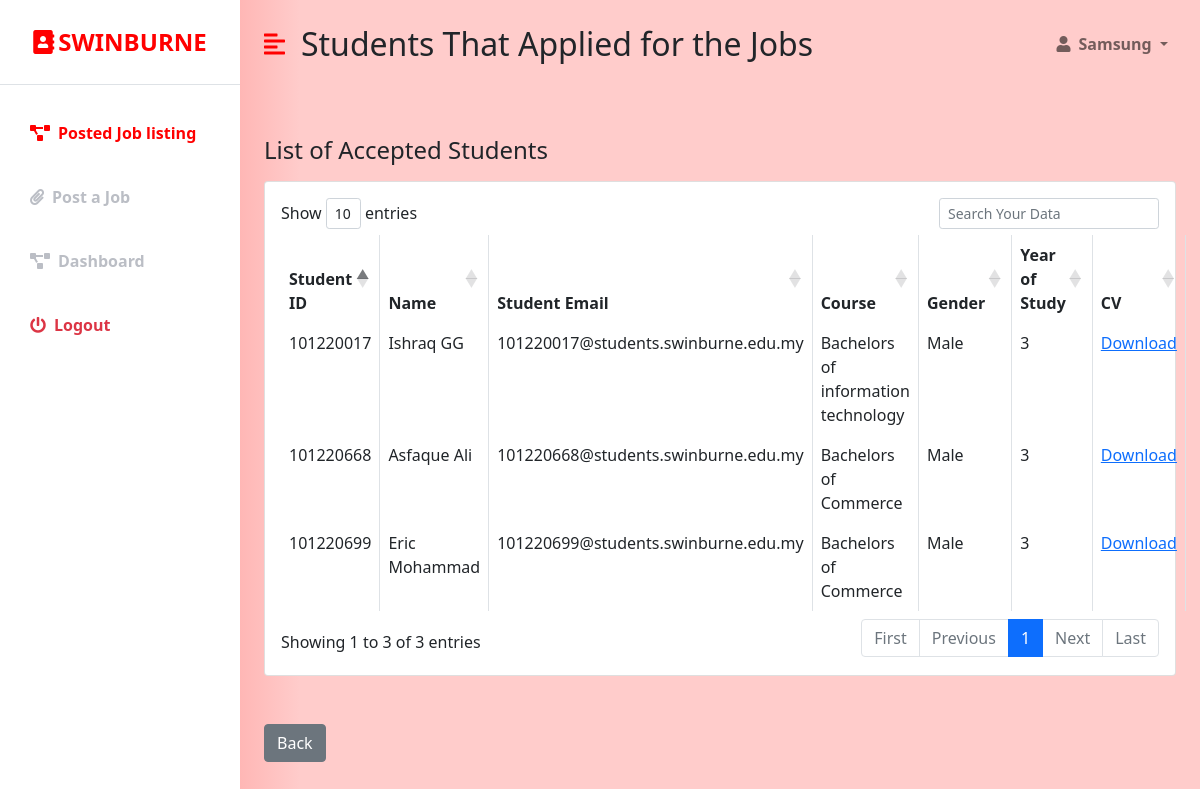
/industry_confimed.php?data=20 (signed in), run on the app's committed database.
### tables this page shows
CREATE TABLE `student` (
  `STUDENT_ID` int(255) NOT NULL,
  `NAME` varchar(50) NOT NULL,
  `STUDENT_EMAIL` varchar(100) NOT NULL,
  `COURSE` varchar(50) NOT NULL,
  `ENROLL` varchar(255) DEFAULT NULL,
  `SUPERVISOR` varchar(50) DEFAULT NULL,
  `GENDER` varchar(7) NOT NULL,
  `CURRENT_RESIDENCE` varchar(100) NOT NULL,
  `CONTACT_NO` varchar(20) NOT NULL,
  `YEAR_OF_STUDY` varchar(1) NOT NULL,
  `PASSWORD` varchar(20) NOT NULL,
  `CV` varchar(30) DEFAULT NULL,
  `USERNAME` varchar(20) NOT NULL
);

### industry_confimed.php (the view, shortened to what this page needs)
<?php
if (isset($_SESSION['company_id']) && isset($_SESSION['user_email'])) {
?>
<!DOCTYPE html>
<html lang="en">
<head>
    <link href="https://cdn.jsdelivr.net/npm/bootstrap@5.0.0-beta3/dist/css/bootstrap.min.css" rel="stylesheet" />
    <link rel="stylesheet" href="https://cdnjs.cloudflare.com/ajax/libs/font-awesome/5.15.3/css/all.min.css" />
    <link rel="stylesheet" href="styles.css" />
    <link rel="stylesheet" href="https://cdn.datatables.net/1.10.18/css/dataTables.bootstrap4.min.css">
</head>
<body>
       <?php
                                 $conn = new mysqli('localhost', 'root', '', 'ims');
                                   if(isset($_GET['data'])){
                                        $Jid =  $_GET['data'];
                                    }
                                    else{
                                        $Jid = "";
                                    }
                                $sql2 = "SELECT s.STUDENT_ID, s.NAME, s.STUDENT_EMAIL, s.COURSE, s.GENDER, s.YEAR_OF_STUDY
                                        from student s
                                        INNER join applicants a ON s.STUDENT_ID = a.STUDENT_ID
                                        WHERE a.Job_ID = '$Jid' and (a.Status ='Confirmed' or a.Status = 'Ending' or a.Status ='Ended' or a.Status = 'Completed')";
                                $listing = $conn ->query($sql2);
                        ?>
<div class="d-flex" id="wrapper">
        <div class="bg-white" id="sidebar-wrapper">
            <div class="sidebar-heading text-center py-4 primary-text fs-4 fw-bold text-uppercase border-bottom"><i
                    class="fas fa-address-book me-1"></i>Swinburne</div>
            <div class="list-group list-group-flush my-3">
                  <a href="in_joblist.php" class="list-group-item list-group-item-action bg-transparent second-text active"><i
                        class="fas fa-project-diagram me-2"></i>Posted Job listing</a>
                <a href="Jobs.php" class="list-group-item list-group-item-action bg-transparent second-text fw-bold"><i
                        class="fas fa-paperclip me-2"></i>Post a Job</a>
                 <a href="industry_dashboard.php" class="list-group-item list-group-item-action bg-transparent second-text fw-bold"><i
                        class="fas fa-project-diagram me-2"></i>Dashboard</a>
                <a href="student_logout.php" class="list-group-item list-group-item-action bg-transparent text-danger fw-bold"><i
                        class="fas fa-power-off me-2"></i>Logout</a>
            </div>
        </div>
        <div id="page-content-wrapper">
            <nav class="navbar navbar-expand-lg navbar-light bg-transparent py-4 px-4">
                <div class="d-flex align-items-center">
                    <i class="fas fa-align-left primary-text fs-4 me-3" id="menu-toggle"></i>
                    <h2 class="fs-2 m-0">Students That Applied for the Jobs</h2>
                </div>
                <div class="collapse navbar-collapse" id="navbarSupportedContent">
                    <ul class="navbar-nav ms-auto mb-2 mb-lg-0">
                        <li class="nav-item dropdown">
                            <a class="nav-link dropdown-toggle second-text fw-bold" href="#" id="navbarDropdown"
                                role="button" data-bs-toggle="dropdown" aria-expanded="false">
                                <i class="fas fa-user me-2"></i><?=$_SESSION['user_full_name']?>
                            </a>
                        </li>
                    </ul>
                </div>
            </nav>
            <div class="container-fluid px-4">
                <div class="row my-5">
                    <h3 class="fs-4 mb-3">List of Accepted Students</h3>
                    <div class="col">
                        <div class="card">
                            <div class="card-body">
                            <form method="POST">
                                <table id="datatableid1" class="table table-bordered">
                                <thead>
                                <tr>
                                <th scope="col">Student ID</th>
                                 <th scope="col">Name</th>
                                 <th scope="col">Student Email</th>
                                 <th scope="col">Course</th>
                                 <th scope="col">Gender</th>
                                 <th scope="col">Year of Study</th>
                                 <th scope="col">CV</th>
                                </tr>
                                </thead>
                                <tbody>
                             <?php while( $row = $listing->fetch_object() ): ?>
                                <tr>
                                 <td><?php echo $row->STUDENT_ID?></td>
                                 <td><?php echo $row->NAME?></td>
                                 <td><?php echo $row->STUDENT_EMAIL?></td>
                                 <td><?php echo $row->COURSE?></td>
                                 <td><?php echo $row->GENDER?></td>
                                 <td><?php echo $row->YEAR_OF_STUDY?></td>
                                 <td><?php echo "<a href='uploads/profile".$row -> STUDENT_ID.".pdf' download>Download</a>"?></td>
                              </tr>
                              <?php endwhile; ?>
                          </tbody>
                        </table>
                        </form>
                            </div>
                        </div>
                    </div>
                </div>
                <a href ='in_joblist.php' style='color: white;'><button type='button' class='btn btn-secondary'> Back </button></a>
            </div>
        </div>
    </div>
</body>
</html>
<?php
}else {
   header("Location:  industry_login.php");
}
 ?>

### styles.css (style rules this page uses)
:root { --main-bg-color: #ffcccb; --main-text-color: #ff0000; --second-text-color: #bbbec5; --second-bg-color: #ffcccb }
.primary-text { color: var(--main-text-color); }
.second-text { color: var(--second-text-color); }
#wrapper { overflow-x: hidden; background-image: linear-gradient( to right, #ff615d, #ffcccb, #ffcccb, #ffcccb, #ffcccb ); }
#sidebar-wrapper { min-height: 100vh; margin-left: -15rem; -webkit-transition: margin 0.25s ease-out; -moz-transition: margin 0.25s ease-out; -o-transition: margin 0.25s ease-out; transition: margin 0.25s ease-out; }
#sidebar-wrapper .sidebar-heading { padding: 0.875rem 1.25rem; font-size: 1.2rem; }
#sidebar-wrapper .list-group { width: 15rem; }
#page-content-wrapper { min-width: 100vw; }
#menu-toggle { cursor: pointer; }
.list-group-item { border: none; padding: 20px 30px; }
.list-group-item.active { background-color: transparent; color: var(--main-text-color); font-weight: bold; border: none; }
@media (min-width: 768px) { #sidebar-wrapper { margin-left: 0; } }
@media (min-width: 768px) { #page-content-wrapper { min-width: 0; width: 100%; } }

### data on the page
student: STUDENT_ID "101220668", NAME "Asfaque Ali", STUDENT_EMAIL "101220668@students.swinburne.edu.my", COURSE "Bachelors of Commerce", GENDER "Male", YEAR_OF_STUDY "3"
student: STUDENT_ID "101220699", NAME "Eric Mohammad", STUDENT_EMAIL "101220699@students.swinburne.edu.my", COURSE "Bachelors of Commerce", GENDER "Male", YEAR_OF_STUDY "3"
student: STUDENT_ID "101220017", NAME "Ishraq GG", STUDENT_EMAIL "101220017@students.swinburne.edu.my", COURSE "Bachelors of information technology", GENDER "Male", YEAR_OF_STUDY "3"

### other printed values
$_SESSION['user_full_name'] "Samsung"
